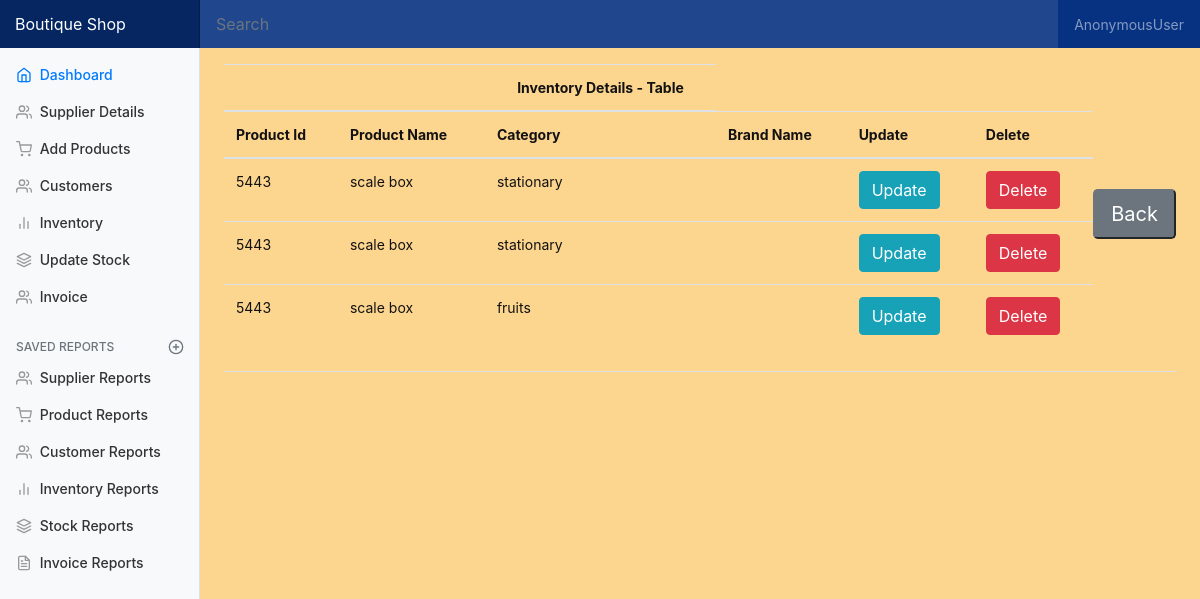
The page /GUI_smcs/product_outward_table/ on the database its author committed.
### smcs/models.py (models this page shows, shortened)
class product_outward(models.Model):
    product_id = models.CharField(max_length=10)
    product_name = models.CharField(max_length=20)
    category = models.CharField(max_length=20)
    quantity = models.CharField(max_length=10)

### smcs/views.py (the view)
# urls.py: path('product_outward_table/',views.product_table,name="product_outward_table"),
def product_table(request):
    db = models.product_outward.objects.all()
    return render(request,"products_table.html",{'db':db})

### smcs/templates/products_table.html
{% extends "index.html" %}
{% block body %}
<body style="background-color: rgb(252, 213, 142); color: rgb(19, 18, 18);">
  <table class="table">
  <thead>
    <tr rowspan='6'>
      <th></th>
      <th></th>
      <th>
        <center>Inventory Details - Table</center></th></tr>
    <tr><th>Product Id</th>
    <th>Product Name</th>
    <th>Category</th>
    <th>Brand Name</th>
    <th>Update</th>
    <th>Delete</th></tr>
  </thead>
  <tbody>
    {% for a in db %}
    <tr>
      <td>{{a.product_id}}</td>
      <td>{{a.product_name}}</td>
      <td>{{a.category}}</td>
      <td>{{a.brand_name}}</td>
      <td><a href="update/{{a.id}}" class="btn btn-info">Update</a></td>
      <td><a href="delete/{{a.id}}" class="btn btn-danger">Delete</a></td>
    </tr>
    {% endfor %}
  </tbody>
  </table><br>
  <button class="btn-lg btn-secondary"><a href="{% url 'product_outward' %}"  style="color: white;">Back</a></button>
</body>
{% endblock %}

### smcs/templates/index.html (shortened to what this page needs)
<!doctype html>
<html lang="en">
  <head>
    {% load static %}
    <link href="{% static 'css/bootstrap.min.css' %}" rel="stylesheet">
    <link href="{% static 'css/dashboard.css' %}" rel="stylesheet">
  </head>
  <body>
    <nav class="navbar navbar-dark sticky-top flex-md-nowrap p-0" style="background-color:rgb(7, 50, 129);" id="nav-item">
      <a class="navbar-brand col-sm-3 col-md-2 mr-0" href="#">Boutique Shop</a>
      <input class="form-control form-control-dark w-100" type="text" placeholder="Search" aria-label="Search">
      <ul class="navbar-nav px-3">
        <li class="nav-item text-nowrap">
          <a class="nav-link" href="signout">{{user}}</a>
        </li>
      </ul>
    </nav>
    <div class="container-fluid">
      <div class="row">
        <nav class="col-md-2 d-none d-md-block bg-light sidebar">
          <div class="sidebar-sticky">
            <ul class="nav flex-column">
              <li class="nav-item">
                <a class="nav-link active" href="{% url 'home' %}">
                  <span data-feather="home"></span>
                  Dashboard <span class="sr-only">(current)</span>
                </a>
              </li>
              <li class="nav-item">
                <a class="nav-link" href="{% url 'supplier' %}">
                  <span data-feather="users"></span>
                  Supplier Details
                </a>
              </li>
              <li class="nav-item">
                <a class="nav-link" href="{% url 'product_outward' %}">
                  <span data-feather="shopping-cart"></span>
                  Add Products
                </a>
              </li>
              <li class="nav-item">
                <a class="nav-link" href="{% url 'customer_details' %}">
                  <span data-feather="users"></span>
                  Customers
                </a>
              </li>
              <li class="nav-item">
                <a class="nav-link" href="{% url 'product_inward' %}">
                  <span data-feather="bar-chart-2"></span>
                  Inventory
                </a>
              </li>
              <li class="nav-item">
                <a class="nav-link" href="{% url 'update_stock' %}">
                  <span data-feather="layers"></span>
                  Update Stock
                </a>
              </li>
              <li class="nav-item">
                <a class="nav-link" href="{% url 'invoice' %}">
                  <span data-feather="users"></span>
                  Invoice
                </a>
              </li>
            </ul>
            <h6 class="sidebar-heading d-flex justify-content-between align-items-center px-3 mt-4 mb-1 text-muted">
              <span>Saved reports</span>
              <a class="d-flex align-items-center text-muted" href="">
                <span data-feather="plus-circle"></span>
              </a>
            </h6>
            <ul class="nav flex-column mb-2">
              <li class="nav-item">
                <a class="nav-link" href="{% url 'supplier_table' %}">
                  <span data-feather="users"></span>
                  Supplier Reports
                </a>
              </li>
              <li class="nav-item">
                <a class="nav-link" href="{% url 'product_outward_table' %}">
                  <span data-feather="shopping-cart"></span>
                 Product Reports
                </a>
              </li>
              <li class="nav-item">
                <a class="nav-link" href="{% url 'customer_details_table' %}">
                  <span data-feather="users"></span>
                  Customer Reports
                </a>
              </li>
              <li class="nav-item">
                <a class="nav-link" href="{% url 'product_inward_table' %}">
                  <span data-feather="bar-chart-2"></span>
                  Inventory Reports
                </a>
              </li>
              <li class="nav-item">
                <a class="nav-link" href="{% url 'stock_table' %}">
                  <span data-feather="layers"></span>
                  Stock Reports
                </a>
              </li>
              <li class="nav-item">
                <a class="nav-link" href="{% url 'invoice_table' %}">
                  <span data-feather="file-text"></span>
                  Invoice Reports
                </a>
              </li>
            </ul>
          </div>
        </nav>
        <main role="main" class="col-md-9 ml-sm-auto col-lg-10 pt-3 px-4" style="background-color: rgb(252, 213, 142); color: rgb(19, 18, 18);">
          <div class="d-flex justify-content-between flex-wrap flex-md-nowrap align-items-center pb-2 mb-3 border-bottom">
            {% block body %}{% endblock %}
  </body>
</html>

### smcs/static/css/dashboard.css (style rules this page uses)
body { font-size: .875rem; }
.feather { width: 16px; height: 16px; vertical-align: text-bottom; }
.sidebar { position: fixed; top: 0; bottom: 0; left: 0; z-index: 100; padding: 0; box-shadow: inset -1px 0 0 rgba(0, 0, 0, .1); }
.sidebar-sticky { position: -webkit-sticky; position: sticky; top: 48px; height: calc(100vh - 48px); padding-top: .5rem; overflow-x: hidden; overflow-y: auto; }
.sidebar .nav-link { font-weight: 500; color: #333; }
.sidebar .nav-link .feather { margin-right: 4px; color: #999; }
.sidebar .nav-link.active { color: #007bff; }
.sidebar .nav-link:hover .feather, .sidebar .nav-link.active .feather { color: inherit; }
.sidebar-heading { font-size: .75rem; text-transform: uppercase; }
.navbar-brand { padding-top: .75rem; padding-bottom: .75rem; font-size: 1rem; background-color: rgba(0, 0, 0, .25); box-shadow: inset -1px 0 0 rgba(0, 0, 0, .25); }
.navbar .form-control { padding: .75rem 1rem; border-width: 0; border-radius: 0; }
.form-control-dark { color: #fff; background-color: rgba(255, 255, 255, .1); border-color: rgba(255, 255, 255, .1); }
.border-bottom { border-bottom: 1px solid #e5e5e5; }

### rows shown on the page
product_outward: product_id "5443", product_name "scale box", category "stationary"
product_outward: product_id "5443", product_name "scale box", category "stationary"
product_outward: product_id "5443", product_name "scale box", category "fruits"

### other values the page prints
{{ user }} "AnonymousUser"
